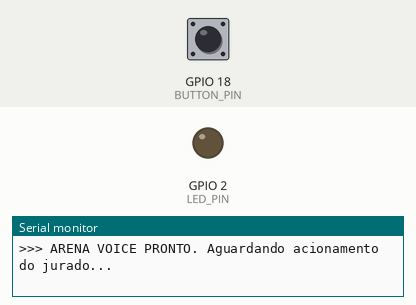
Simulated run of this sketch. Board: ESP32. Parts: output pins drawn as LEDs (lit = HIGH), the last lines printed to the serial monitor. The test bench sets the inputs (shaded band); at power-on: GPIO 18 (BUTTON_PIN) HIGH. WiFi joins after 1.5 s; servers stay silent unless stated; uploads are accepted with an empty reply.

Above: at 3.3 s.
3.4 s: GPIO 18 (BUTTON_PIN) pulled LOW for 0.15 s
At 3.63 s:
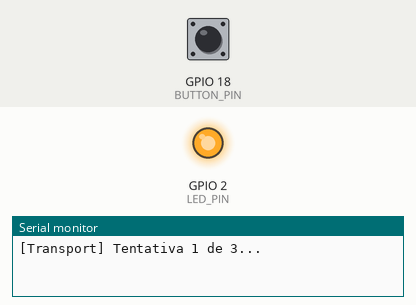
5.0 s: GPIO 18 (BUTTON_PIN) pulled LOW for 1 s
Timing chart, 0 to 8.0 s (numbered marks = the images above; inputs shaded):
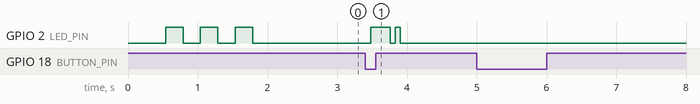

Measured:
- after the input at 3.4 s, GPIO 2 (LED_PIN): LOW → HIGH after 0.08 s, → LOW 0.28 s later, → HIGH 0.07 s later, → LOW 0.07 s later

The sketch:

sketch.ino
```cpp
/*
  =============================================================================
  ARENA VOICE — FIRMWARE BASELINE v0.5.0 (FW-01)
  Subsistema de Hardware Oficial da Banca de Jurados (Cadeiras #1 a #5)
  =============================================================================

  Conformidade Arquitetural:
  - ADR-001 (Backend Authoritative)
  - ADR-013 (Authoritative Timers & Voting Lockout)
  - ADR-015 (Decoupled Judge Identity)
  - ADR-016 (Offline-First Persistence Strategy)
  - ADR-028 (Firmware Architecture & Hardware Integration Strategy)

  Conexão de Hardware (ESP32 DevKit C V4):
  - GPIO 18 -> Botão Arcade Industrial (Terminal NO)
  - GND     -> Botão Arcade Industrial (Terminal COM)
  - GPIO 2  -> LED Azul de Feedback IHM (Embutido)

  Transmissão:
  - Prioridade 1: mDNS "arena-voice.local" (UDP 5353)
  - Prioridade 3: Fallback determinístico para BACKEND_FALLBACK_IP
  - Protocolo: HTTP/1.1 POST para /api/chair-press (Fail-Fast <= 1.000 ms)
  =============================================================================
*/

#include <Arduino.h>
#include "config.h"
#include "DeviceIdentity.h"
#include "LedController.h"
#include "NetworkManager.h"
#include "ButtonController.h"
#include "HttpTransport.h"
#include "Telemetry.h"

// -----------------------------------------------------------------------------
// INSTÂNCIAS DOS CONTROLADORES MODULARES
// -----------------------------------------------------------------------------
DeviceIdentity   identity;
LedController    led;
NetworkManager   network;
ButtonController button;
HttpTransport    transport;
TelemetryManager telemetry;

// =============================================================================
// SETUP (INICIALIZAÇÃO DO MICROCONTROLADOR)
// =============================================================================
void setup() {
    Serial.begin(SERIAL_BAUD_RATE);
    delay(500);

    Serial.println();
    Serial.println("=============================================================");
    Serial.println("   ARENA VOICE — FIRMWARE BASELINE v0.5.0 (FW-01)           ");
    Serial.println("   Subsistema de Hardware Oficial da Banca de Jurados        ");
    Serial.println("=============================================================");

    // 1. Inicialização dos Periféricos de Hardware
    led.init(LED_PIN);
    button.init(BUTTON_PIN, DEBOUNCE_MS, LOCKOUT_MS);
    transport.init(HTTP_TIMEOUT_MS); // M-03: Inicialização explícita com timeout oficial calibrado

    Serial.print("[Hardware] Botao Arcade configurado no pino GPIO ");
    Serial.print(BUTTON_PIN);
    Serial.println(" com pull-up interno.");
    Serial.print("[Hardware] LED de status configurado no pino GPIO ");
    Serial.println(LED_PIN);

    // 2. Conexão à Rede Wi-Fi Local (2.4 GHz)
    network.init(BACKEND_PORT, BACKEND_PATH);
    network.connectWiFi(WIFI_SSID, WIFI_PASSWORD, led);

    // 3. Inicialização da Identidade Estruturada do Dispositivo
    initDeviceIdentity(identity, CHAIR_ID, FIRMWARE_VERSION, HARDWARE_REVISION);

    // 4. Resolução de Endereço do Servidor (mDNS com Fallback e Hostname Único por Cadeira - M-02)
    network.resolveBackendHost(MDNS_TARGET_HOST, BACKEND_FALLBACK_IP, MDNS_TIMEOUT_MS, identity.deviceTag);

    Serial.println("-------------------------------------------------------------");
    Serial.print("[Identidade] Cadeira Atribuida: #");
    Serial.println(identity.chairId);
    Serial.print("[Identidade] Tag do Dispositivo: ");
    Serial.println(identity.deviceTag);
    Serial.print("[Identidade] Firmware:           ");
    Serial.println(identity.firmwareVersion);
    Serial.print("[Identidade] MAC Address:        ");
    Serial.println(identity.macAddress);
    Serial.print("[Conexao]   Backend Alvo:       ");
    Serial.println(network.getBackendURL());
    Serial.println("=============================================================");
    Serial.println(">>> ARENA VOICE PRONTO. Aguardando acionamento do jurado...");
    Serial.println();

    // 5. Inicialização de Telemetria (Stubs inativos para Fase 7)
    telemetry.init();
}

// =============================================================================
// LOOP PRINCIPAL (100% NÃO-BLOQUEANTE)
// =============================================================================
void loop() {
    // 1. Atualização Contínua da IHM de LED (Máquina de Estados millis)
    led.update();

    // 2. Monitoramento de Reconexão Wi-Fi em Segundo Plano
    if (!network.isConnected()) {
        led.triggerSearching();
        delay(10);
        return;
    }

    // 3. Detecção Eletromecânica do Botão Arcade com Debounce
    if (button.pollButtonPress()) {
        Serial.println();
        Serial.println("-------------------------------------------------------------");
        Serial.print("[BOTAO FISICO ACIONADO] Jurado pressionou a Cadeira #");
        Serial.println(identity.chairId);

        // Monta o payload JSON enriquecido
        String payload = buildChairPayload(identity);
        String targetUrl = network.getBackendURL();

        // Dispara o envio HTTP atômico com política Fail-Fast
        TransportStatus status = transport.sendChairPress(targetUrl, payload, led);

        if (status == STATUS_SUCCESS_200) {
            // Sucesso: marca o timestamp para trava local anti-repulsão (1.500 ms)
            button.markTriggerSuccess();
        } else if (status == STATUS_LOCKOUT_409) {
            // Lockout de negócio: não atualiza sucesso, LED apaga sem piscar
            Serial.println("[Aviso] Voto bloqueado pelas regras de negocio do evento.");
        } else if (status == STATUS_NETWORK_FAILURE) {
            // Falha persistente de rádio/rede
            Serial.println("[Alerta] Falha de conexao com o backend.");

            // Se falhou repetidamente (>= 2 vezes), invalida cache e força novo mDNS
            if (transport.getConsecutiveFailures() >= 2) {
                network.invalidateCache(MDNS_TARGET_HOST, BACKEND_FALLBACK_IP, MDNS_TIMEOUT_MS, identity.deviceTag);
                transport.resetFailures();
            }
        }
    }

    // 4. Processamento de Telemetria (Stubs dormindo — Zero overhead na Fase 5)
    telemetry.processTelemetry(identity);

    // 5. Alívio de CPU para o escalonador do RTOS do ESP32
    delay(5);
}
```

ButtonController.h
```cpp
#pragma once

#include <Arduino.h>

// =============================================================================
// ARENA VOICE — BUTTON CONTROLLER (FW-01 / ADR-028)
// Leitura Eletromecânica Não-Bloqueante com Debounce (millis) e Lockout Anti-Repulsão
// =============================================================================

class ButtonController {
private:
    int _pin;
    int _lastStableState;
    int _lastRawReading;
    unsigned long _lastDebounceTime;
    unsigned long _lastTriggerSuccessTime;
    uint32_t _debounceWindowMs;
    uint32_t _lockoutWindowMs;

public:
    ButtonController() :
        _pin(18),
        _lastStableState(HIGH),
        _lastRawReading(HIGH),
        _lastDebounceTime(0),
        _lastTriggerSuccessTime(0),
        _debounceWindowMs(50),
        _lockoutWindowMs(1500) {}

    void init(int pin, uint32_t debounceMs, uint32_t lockoutMs) {
        _pin = pin;
        _debounceWindowMs = debounceMs;
        _lockoutWindowMs = lockoutMs;

        // Ativa o resistor interno de pull-up do ESP32 (~45 kΩ para 3.3V)
        pinMode(_pin, INPUT_PULLUP);
        _lastStableState = digitalRead(_pin);
        _lastRawReading = _lastStableState;
    }

    bool pollButtonPress() {
        int currentRaw = digitalRead(_pin);
        unsigned long now = millis();

        // Se a leitura bruta oscilou em relação à anterior, reinicia a janela de debounce
        if (currentRaw != _lastRawReading) {
            _lastDebounceTime = now;
            _lastRawReading = currentRaw;
        }

        // Se a leitura se manteve estável pelo tempo da janela de debounce
        if ((now - _lastDebounceTime) > _debounceWindowMs) {
            // Detecta estritamente a borda de descida: repouso (HIGH) -> acionamento para GND (LOW)
            if (_lastStableState == HIGH && currentRaw == LOW) {
                _lastStableState = currentRaw;

                // Valida a trava de segurança local anti-repulsão (prevenção de double-fire)
                if ((now - _lastTriggerSuccessTime) > _lockoutWindowMs) {
                    return true;
                } else {
                    Serial.println("[Debounce] Clique ignorado: trava de segurança local anti-repulsao ativa.");
                    return false;
                }
            } else if (_lastStableState == LOW && currentRaw == HIGH) {
                // Transição de liberação do botão: botão solto (LOW -> HIGH)
                _lastStableState = currentRaw;
            }
        }

        return false;
    }

    void markTriggerSuccess() {
        _lastTriggerSuccessTime = millis();
    }
};
```

DeviceIdentity.h
```cpp
#pragma once

#include <Arduino.h>
#include <WiFi.h>

// =============================================================================
// ARENA VOICE — DEVICE IDENTITY (FW-01 / ADR-028)
// Identificação Estruturada e Rastreabilidade do Hardware
// =============================================================================

struct DeviceIdentity {
    uint8_t chairId;                  // Posição física na banca (1 a 5)
    char deviceTag[16];               // Ex: "CHAIR-01"
    const char* firmwareVersion;      // Ex: "v0.5.0"
    const char* hardwareRevision;     // Ex: "DEV_KIT_V4_ARCADE"
    char macAddress[18];              // Endereço MAC físico (ex: "AA:BB:CC:DD:EE:FF")
};

inline void initDeviceIdentity(DeviceIdentity &identity, uint8_t chairId, const char* fwVersion, const char* hwRev) {
    identity.chairId = chairId;
    snprintf(identity.deviceTag, sizeof(identity.deviceTag), "CHAIR-%02d", chairId);
    identity.firmwareVersion = fwVersion;
    identity.hardwareRevision = hwRev;

    // Obtém o MAC address físico real do rádio Wi-Fi
    String mac = WiFi.macAddress();
    strncpy(identity.macAddress, mac.c_str(), sizeof(identity.macAddress) - 1);
    identity.macAddress[sizeof(identity.macAddress) - 1] = '\0';
}

inline String buildChairPayload(const DeviceIdentity &identity) {
    // Monta o payload JSON compatível com o DTO ChairPressRequest do backend .NET:
    // public record ChairPressRequest(int? ChairId, int? SeatNumber, string? Source = null)
    String payload = "{";
    payload += "\"chairId\":" + String(identity.chairId) + ",";
    payload += "\"seatNumber\":" + String(identity.chairId) + ",";
    payload += "\"source\":\"" + String(identity.deviceTag) + "\",";
    payload += "\"firmware\":\"" + String(identity.firmwareVersion) + "\",";
    payload += "\"mac\":\"" + String(identity.macAddress) + "\"";
    payload += "}";
    return payload;
}
```

HttpTransport.h
```cpp
#pragma once

#include <Arduino.h>
#include <HTTPClient.h>
#include "config.h"
#include "LedController.h"

// =============================================================================
// ARENA VOICE — HTTP TRANSPORT (FW-01 / ADR-028)
// Transporte REST Atômico com Política Fail-Fast Within Window (<= 1.000 ms)
// =============================================================================

enum TransportStatus {
    STATUS_SUCCESS_200,         // Voto computado e persistido no backend
    STATUS_LOCKOUT_409,         // Voto bloqueado pelo backend (VotingOpen ou timer pausado)
    STATUS_BAD_REQUEST_400,     // Payload inválido ou chairId fora de 1..5
    STATUS_SERVER_ERROR_500,    // Falha interna do servidor
    STATUS_NETWORK_FAILURE      // Timeout, conexão recusada ou link down
};

class HttpTransport {
private:
    uint32_t _httpTimeoutMs;
    uint8_t _consecutiveFailures;

public:
    HttpTransport() : _httpTimeoutMs(2000), _consecutiveFailures(0) {}

    void init(uint32_t timeoutMs) {
        _httpTimeoutMs = timeoutMs;
        _consecutiveFailures = 0;
    }

    uint8_t getConsecutiveFailures() const {
        return _consecutiveFailures;
    }

    void resetFailures() {
        _consecutiveFailures = 0;
    }

    TransportStatus sendChairPress(const String &url, const String &payload, LedController &led) {
        unsigned long windowStartTime = millis();
        int attempt = 1;
        const int maxAttempts = MAX_RETRY_ATTEMPTS;
        const unsigned long maxWindowMs = MAX_RETRY_WINDOW_MS; // Janela estrita de 1 segundo

        Serial.println();
        Serial.println("=============================================================");
        Serial.print("[HTTP POST] Disparando evento para: ");
        Serial.println(url);
        Serial.print("[HTTP POST] Payload: ");
        Serial.println(payload);

        led.triggerSolid();

        while (attempt <= maxAttempts) {
            // Verifica se a janela cênica de 1s expirou antes de nova tentativa
            if (millis() - windowStartTime > maxWindowMs) {
                Serial.println(">>> [FAIL-FAST] Janela maxima de 1.000ms expirou. Abortando retries.");
                break;
            }

            Serial.print("[Transport] Tentativa ");
            Serial.print(attempt);
            Serial.print(" de ");
            Serial.print(maxAttempts);
            Serial.println("...");

            HTTPClient http;
            http.begin(url);
            http.addHeader("Content-Type", "application/json");
            http.setTimeout(_httpTimeoutMs);

            unsigned long startPost = millis();
            int httpCode = http.POST(payload);
            unsigned long durationMs = millis() - startPost;

            Serial.print("[Transport] Codigo de Retorno HTTP: ");
            Serial.print(httpCode);
            Serial.print(" (duracao: ");
            Serial.print(durationMs);
            Serial.println(" ms)");

            // -----------------------------------------------------------------
            // CENÁRIO 1: HTTP 200 OK — Voto Aceito com Sucesso
            // -----------------------------------------------------------------
            if (httpCode >= 200 && httpCode <= 299) {
                String responseBody = http.getString();
                http.end();

                _consecutiveFailures = 0;
                led.triggerSuccess(); // Duplo pisca de confirmação cênica

                Serial.println(">>> [SUCESSO 200 OK] Voto aceito pelo backend!");
                Serial.print(">>> Resposta do Servidor: ");
                Serial.println(responseBody);
                Serial.println("=============================================================");
                return STATUS_SUCCESS_200;
            }

            // -----------------------------------------------------------------
            // CENÁRIO 2: HTTP 409 CONFLICT — Lockout Autoritativo de Negócio
            // -----------------------------------------------------------------
            if (httpCode == 409) {
                String responseBody = http.getString();
                http.end();

                _consecutiveFailures = 0;
                led.triggerOff(); // Apaga o LED (não emite duplo pisca)

                Serial.println(">>> [BLOQUEIO 409 CONFLICT] Voto rejeitado pelo Lockout do Backend.");
                Serial.println("    Motivo: Votacao nao esta aberta (VotingOpen) ou cronometro pausado.");
                Serial.print(">>> Detalhes do Servidor: ");
                Serial.println(responseBody);
                Serial.println("=============================================================");
                return STATUS_LOCKOUT_409;
            }

            // -----------------------------------------------------------------
            // CENÁRIO 3: HTTP 400 Bad Request
            // -----------------------------------------------------------------
            if (httpCode == 400) {
                String responseBody = http.getString();
                http.end();

                _consecutiveFailures = 0;
                led.triggerOff();

                Serial.println(">>> [ERRO 400 BAD REQUEST] Payload malformado ou chairId fora de 1..5.");
                Serial.println(responseBody);
                Serial.println("=============================================================");
                return STATUS_BAD_REQUEST_400;
            }

            // -----------------------------------------------------------------
            // CENÁRIO 4: Falha de Transporte / Timeout / Servidor Inacessível
            // -----------------------------------------------------------------
            http.end();
            Serial.print(">>> [FALHA DE TRANSPORTE] Erro: ");
            Serial.println(http.errorToString(httpCode));

            attempt++;

            // Se ainda dentro da janela, aguarda backoff curto antes da próxima tentativa
            if (attempt <= maxAttempts && (millis() - windowStartTime + RETRY_BACKOFF_MS <= maxWindowMs)) {
                delay(RETRY_BACKOFF_MS); // Backoff curto calibrado de retry
            }
        }

        // Falha persistente após esgotar retries dentro da janela de 1s
        _consecutiveFailures++;
        led.triggerError(); // 3 piscas longos de erro de link

        Serial.println(">>> [ERRO DE TRANSPORTE PERSISTENTE] O voto nao pode ser entregue.");
        Serial.println("    O operador da mesa tecnica deve acionar o Bypass Manual (Fase 7A).");
        Serial.println("=============================================================");
        return STATUS_NETWORK_FAILURE;
    }
};
```

Source omitted: LedController.h (4664 bytes), NetworkManager.h (5161 bytes), Telemetry.h (1730 bytes), config.h (3648 bytes)
